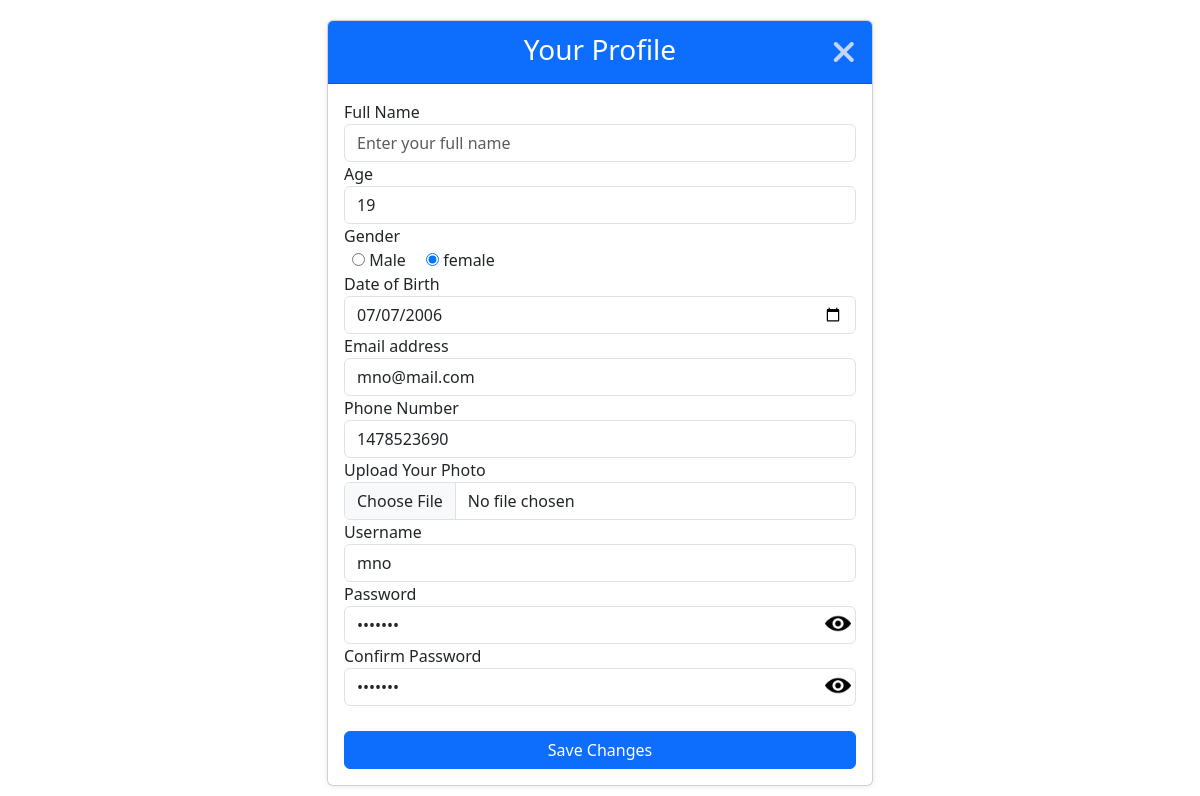
Page /healthcare/profile/ (signed in) on the committed database.
### HealthCare/models.py (models this page shows)
class register(models.Model):
    id = models.AutoField(primary_key=True)
    fullname_reg = models.CharField(max_length=255,null=True,blank=False)
    dob_reg = models.DateField()
    age_reg = models.CharField(max_length=3,null=False,blank=False)
    email_reg = models.EmailField(max_length=255,null=False,blank=False)
    phono_reg = models.CharField(max_length=10,null=False,blank=False,unique=True)
    username_reg = models.CharField(max_length=255,null=False,blank=False)
    password_reg = models.CharField(max_length=255,null=False,blank=False)
    cpassword_reg = models.CharField(max_length=255,null=False,blank=False)
    gender_reg = models.CharField(max_length=6, null=True, blank=True)
    image_reg = models.ImageField(upload_to='user_profileimg/',max_length=250, null=True, blank=True)
    report = models.FileField(upload_to='user_report/',max_length=250, null=True, blank=True)

### HealthCare/views.py (the view)
# urls.py: path('profile/', view.submit_profile, name='profile'),
def submit_profile(request):
    username = request.session.get('username')
    user_profile  = register.objects.get(username_reg=username)
    return render(request, 'profile.html', {'profile': user_profile})

### templates/profile.html (shortened to what this page needs)
<!DOCTYPE html>
<html lang="en">
  <head>
    <link rel="stylesheet" href="/static/css/profile_style.css" />
    <link rel="stylesheet" href="/static/css/bootstrap.min.css" />
    <link rel="stylesheet" href="/static/css/all.min.css" />
  </head>
  <body>
    <div class="container">
      <div class="row justify-content-center">
        <div class="col-md-6">
          <div class="card">
            <div class="card-header text-center d-flex">
              <a href="{% url 'home' %}" target="_self">
                <i class="fa-solid fa-xmark"></i>
              </a>
              <h3 class="fs-3 mt-1">Your Profile</h3>
            </div>
            <div class="card-body">
              <form
                action="{% url 'updateprofile' %}"
                method="POST"
                enctype="multipart/form-data"
                id="profileForm"
                onsubmit="return validateForm();"
              >
                <div class="form-group">
                  <label for="fullName">Full Name</label>
                  <input
                    type="text"
                    class="form-control"
                    id="fullName"
                    name="txtfullName"
                    placeholder="Enter your full name"
                    value="{{profile.fullname_reg}}"
                    required
                  />
                </div>
                <div class="form-group">
                  <label for="age">Age</label>
                  <input
                    type="number"
                    id="age"
                    name="txtage"
                    class="form-control"
                    placeholder="Enter Your Age"
                    value="{{profile.age_reg}}"
                    min="1"
                    max="100"
                  />
                </div>
                <div class="form-group">
                  <label for="gender">Gender</label><br />
                  <input
                    type="radio"
                    name="txtgender"
                    value="Male"
                    class="ms-2 py-2"
                    {%
                    if
                    profile.gender_reg="Male"
                    %}
                    checked
                    {%
                    endif
                    %}
                  />
                  Male
                  <input
                    type="radio"
                    name="txtgender"
                    value="female"
                    class="ms-3"
                    {%
                    if
                    profile.gender_reg="female"
                    %}
                    checked
                    {%
                    endif
                    %}
                  />
                  female
                </div>
                <div class="form-group">
                  <label for="dob">Date of Birth</label>
                  <input
                    type="date"
                    class="form-control"
                    id="dob"
                    name="txtdob"
                    value="{{ profile.dob_reg|date:'Y-m-d' }}"
                  />
                </div>
                <div class="form-group">
                  <label for="email">Email address</label>
                  <input
                    type="email"
                    class="form-control"
                    id="email"
                    placeholder="Enter your email"
                    name="txtemail"
                    value="{{ profile.email_reg }}"
                    required
                  />
                </div>
                <div class="form-group">
                  <label for="phone">Phone Number</label>
                  <input
                    type="tel"
                    class="form-control"
                    id="phone"
                    placeholder="Enter your phone number"
                    name="txtphone"
                    value="{{ profile.phono_reg }}"
                    maxlength="10"
                  />
                </div>
                <div class="form-group">
                  <label for="usephoto">Upload Your Photo</label>
                  <input
                    type="file"
                    class="form-control"
                    id="usephoto"
                    name="txtphoto"
                  />
                </div>
                <div class="form-group">
                  <label for="username">Username</label>
                  <input
                    type="text"
                    class="form-control"
                    id="username"
                    placeholder="Create your Username"
                    name="txtusername"
                    value="{{ profile.username_reg }}"
                    required
                  />
                </div>
                <div class="form-group">
                  <label for="password">Password</label>
                  <img
                    src="/static/image/open-eye-icon.png"
                    alt=""
                    id="eyeicon"
                    onclick="togglePasswordVisibility('password', 'eyeicon')"
                    class="pass-icon"
                  />
                  <input
                    type="password"
                    class="form-control"
                    id="password"
                    name="txtpassword"
                    placeholder="Enter your password"
                    value="{{ profile.password_reg }}"
                    required
                  />
                </div>
                <div class="form-group">
                  <label for="confirmPassword">Confirm Password</label>
                  <img
                    src="/static/image/open-eye-icon.png"
                    alt=""
                    id="eyeicon2"
                    onclick="togglePasswordVisibility('confirmPassword', 'eyeicon2')"
                    class="pass-icon2"
                  />
                  <input
                    type="password"
                    class="form-control"
                    id="confirmPassword"
                    name="txtconfirmPassword"
                    placeholder="Confirm your password"
                    value="{{ profile.cpassword_reg }}"
                    required
                  />
                </div>
                <button type="submit" class="btn btn-primary btn-block w-100">
                  Save Changes
                </button>
              </form>
            </div>
          </div>
        </div>
      </div>
    </div>
  </body>
</html>

### static/css/profile_style.css (style rules this page uses)
* { padding: 0; margin: 0; box-sizing: border-box; }
.card { margin-top: 20px; box-shadow: 0 0 5px rgba(0, 0, 0, 0.1); }
.card-header { background-color: #0d6efd !important; color: white !important; align-items: center; justify-content: center; position: relative; }
.card-header i { font-size: 32px; position: absolute; right: 3%; top: 25%; cursor: pointer; color: #fff8f8bf !important; }
.btn-primary { background-color: #32665B; border: none; padding: 10px 0; border-radius: 25px; margin-top: 25px; }
.form-group { position: relative; }
.form-group img { width: 5%; position: absolute; bottom: 12%; right: 1%; }

### rows in the picture
register: txtage "19", txtdob "07/07/2006", txtemail "mno@mail.com", txtphone "1478523690", txtusername "mno"
